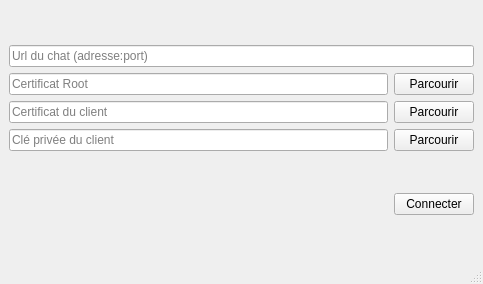
<?xml version="1.0" encoding="UTF-8"?>
<ui version="4.0">
 <class>ConnectWindow</class>
 <widget class="QMainWindow" name="ConnectWindow">
  <property name="geometry">
   <rect>
    <x>0</x>
    <y>0</y>
    <width>483</width>
    <height>284</height>
   </rect>
  </property>
  <property name="windowTitle">
   <string>MainWindow</string>
  </property>
  <widget class="QWidget" name="centralwidget">
   <layout class="QGridLayout" name="gridLayout">
    <item row="1" column="0">
     <layout class="QHBoxLayout" name="horizontalLayout">
      <item>
       <spacer name="horizontalSpacer">
        <property name="orientation">
         <enum>Qt::Horizontal</enum>
        </property>
        <property name="sizeHint" stdset="0">
         <size>
          <width>40</width>
          <height>20</height>
         </size>
        </property>
       </spacer>
      </item>
      <item>
       <widget class="QPushButton" name="connectButton">
        <property name="text">
         <string>Connecter</string>
        </property>
       </widget>
      </item>
     </layout>
    </item>
    <item row="0" column="0">
     <layout class="QVBoxLayout" name="verticalLayout">
      <item>
       <widget class="QLineEdit" name="urlEdit">
        <property name="placeholderText">
         <string>Url du chat (adresse:port)</string>
        </property>
       </widget>
      </item>
      <item>
       <layout class="QHBoxLayout" name="horizontalLayout_10">
        <item>
         <widget class="QLineEdit" name="cacertEdit">
          <property name="minimumSize">
           <size>
            <width>300</width>
            <height>0</height>
           </size>
          </property>
          <property name="placeholderText">
           <string>Certificat Root</string>
          </property>
         </widget>
        </item>
        <item>
         <widget class="QPushButton" name="cacertBrowseButton">
          <property name="text">
           <string>Parcourir</string>
          </property>
         </widget>
        </item>
       </layout>
      </item>
      <item>
       <layout class="QHBoxLayout" name="horizontalLayout_6">
        <item>
         <widget class="QLineEdit" name="clientcertEdit">
          <property name="placeholderText">
           <string>Certificat du client</string>
          </property>
         </widget>
        </item>
        <item>
         <widget class="QPushButton" name="clientcertBrowseButton">
          <property name="text">
           <string>Parcourir</string>
          </property>
         </widget>
        </item>
       </layout>
      </item>
      <item>
       <layout class="QHBoxLayout" name="horizontalLayout_9">
        <item>
         <widget class="QLineEdit" name="clientPrivateKeyEdit">
          <property name="placeholderText">
           <string>Clé privée du client</string>
          </property>
         </widget>
        </item>
        <item>
         <widget class="QPushButton" name="clientPrivateKeyBrowseButton">
          <property name="text">
           <string>Parcourir</string>
          </property>
         </widget>
        </item>
       </layout>
      </item>
     </layout>
    </item>
   </layout>
  </widget>
  <widget class="QMenuBar" name="menubar">
   <property name="geometry">
    <rect>
     <x>0</x>
     <y>0</y>
     <width>483</width>
     <height>20</height>
    </rect>
   </property>
  </widget>
  <widget class="QStatusBar" name="statusbar"/>
 </widget>
 <resources/>
 <connections/>
</ui>
